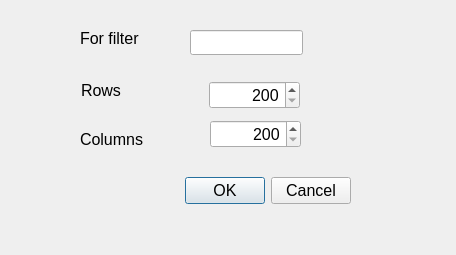
<?xml version="1.0" encoding="UTF-8"?>
<ui version="4.0">
 <class>ilimdlg</class>
 <widget class="QDialog" name="ilimdlg">
  <property name="geometry">
   <rect>
    <x>0</x>
    <y>0</y>
    <width>456</width>
    <height>255</height>
   </rect>
  </property>
  <property name="font">
   <font>
    <pointsize>12</pointsize>
   </font>
  </property>
  <property name="windowTitle">
   <string>Edit individual limit</string>
  </property>
  <widget class="QDialogButtonBox" name="buttonBox">
   <property name="geometry">
    <rect>
     <x>130</x>
     <y>170</y>
     <width>221</width>
     <height>41</height>
    </rect>
   </property>
   <property name="orientation">
    <enum>Qt::Horizontal</enum>
   </property>
   <property name="standardButtons">
    <set>QDialogButtonBox::Cancel|QDialogButtonBox::Ok</set>
   </property>
  </widget>
  <widget class="QLabel" name="label_5">
   <property name="geometry">
    <rect>
     <x>80</x>
     <y>30</y>
     <width>101</width>
     <height>17</height>
    </rect>
   </property>
   <property name="text">
    <string>For filter</string>
   </property>
  </widget>
  <widget class="QLineEdit" name="filtername">
   <property name="geometry">
    <rect>
     <x>190</x>
     <y>30</y>
     <width>113</width>
     <height>25</height>
    </rect>
   </property>
   <property name="toolTip">
    <string>Filter for which it applies</string>
   </property>
  </widget>
  <widget class="QSpinBox" name="rows">
   <property name="geometry">
    <rect>
     <x>209</x>
     <y>81</y>
     <width>91</width>
     <height>28</height>
    </rect>
   </property>
   <property name="toolTip">
    <string>This is the maximum rows taken for the filter</string>
   </property>
   <property name="alignment">
    <set>Qt::AlignRight|Qt::AlignTrailing|Qt::AlignVCenter</set>
   </property>
   <property name="minimum">
    <number>200</number>
   </property>
   <property name="maximum">
    <number>1024</number>
   </property>
  </widget>
  <widget class="QSpinBox" name="cols">
   <property name="geometry">
    <rect>
     <x>210</x>
     <y>120</y>
     <width>91</width>
     <height>28</height>
    </rect>
   </property>
   <property name="toolTip">
    <string>THis is the maximum columns taken</string>
   </property>
   <property name="alignment">
    <set>Qt::AlignRight|Qt::AlignTrailing|Qt::AlignVCenter</set>
   </property>
   <property name="minimum">
    <number>200</number>
   </property>
   <property name="maximum">
    <number>1024</number>
   </property>
  </widget>
  <widget class="QLabel" name="label">
   <property name="geometry">
    <rect>
     <x>81</x>
     <y>81</y>
     <width>44</width>
     <height>19</height>
    </rect>
   </property>
   <property name="font">
    <font>
     <pointsize>12</pointsize>
    </font>
   </property>
   <property name="text">
    <string>Rows</string>
   </property>
  </widget>
  <widget class="QLabel" name="label_3">
   <property name="geometry">
    <rect>
     <x>80</x>
     <y>130</y>
     <width>71</width>
     <height>19</height>
    </rect>
   </property>
   <property name="font">
    <font>
     <pointsize>12</pointsize>
    </font>
   </property>
   <property name="text">
    <string>Columns</string>
   </property>
  </widget>
 </widget>
 <tabstops>
  <tabstop>filtername</tabstop>
  <tabstop>rows</tabstop>
  <tabstop>cols</tabstop>
 </tabstops>
 <resources/>
 <connections>
  <connection>
   <sender>buttonBox</sender>
   <signal>accepted()</signal>
   <receiver>ilimdlg</receiver>
   <slot>accept()</slot>
   <hints>
    <hint type="sourcelabel">
     <x>248</x>
     <y>254</y>
    </hint>
    <hint type="destinationlabel">
     <x>157</x>
     <y>274</y>
    </hint>
   </hints>
  </connection>
  <connection>
   <sender>buttonBox</sender>
   <signal>rejected()</signal>
   <receiver>ilimdlg</receiver>
   <slot>reject()</slot>
   <hints>
    <hint type="sourcelabel">
     <x>316</x>
     <y>260</y>
    </hint>
    <hint type="destinationlabel">
     <x>286</x>
     <y>274</y>
    </hint>
   </hints>
  </connection>
 </connections>
</ui>
